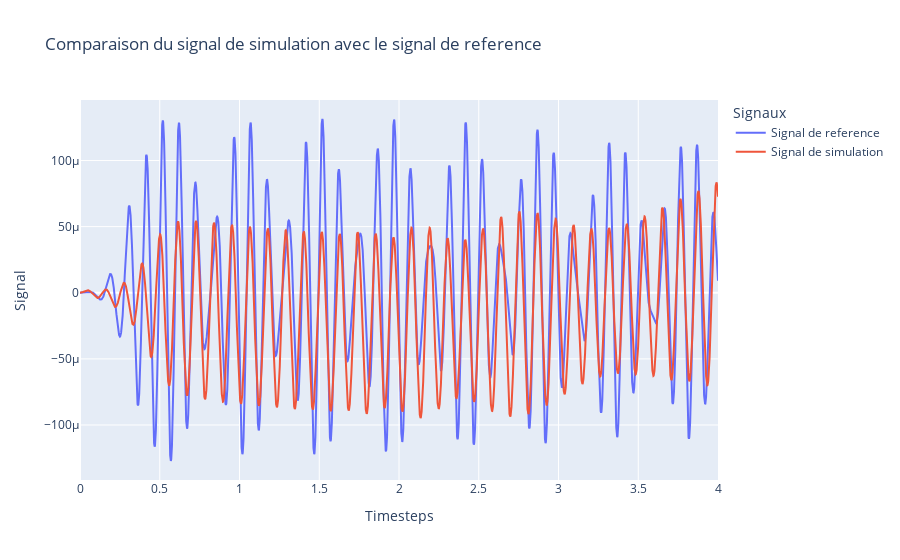

Notebook cell for this chart:
### Markdown cell above
La fonction utilisée ici permet de produire les résultats nécessaires à la comparaison du modèle simplifié avec les paramètres choisis avec le modèle de réference choisi

### Code cell
generate_ts_couverture(u = 0.9535838147886668,h = 309.49288554663354,
                       tension = 11605.8732786244,clo = 0.6,
                      LIST_PATH  = LIST_PATH_1,TS_INDEX = 5)

### Figure 1 — Plotly figure (JSON) as saved in the notebook; plotly's stock layout.template omitted (floating-point values rounded to 4 significant figures; data arrays with more than 128 entries replaced by an {"elided": "..."} marker saying what was removed)
{"data": [{"name": "Signal de reference", "type": "scatter", "x": {"elided": "10000 float values"}, "y": {"elided": "10000 float values"}}, {"name": "Signal de simulation", "type": "scatter", "x": {"elided": "10001 float values"}, "y": {"elided": "10001 float values"}}], "layout": {"legend": {"title": {"text": "Signaux"}}, "title": {"text": "Comparaison du signal de simulation avec le signal de reference"}, "xaxis": {"title": {"text": "Timesteps"}}, "yaxis": {"title": {"text": "Signal"}}}}
